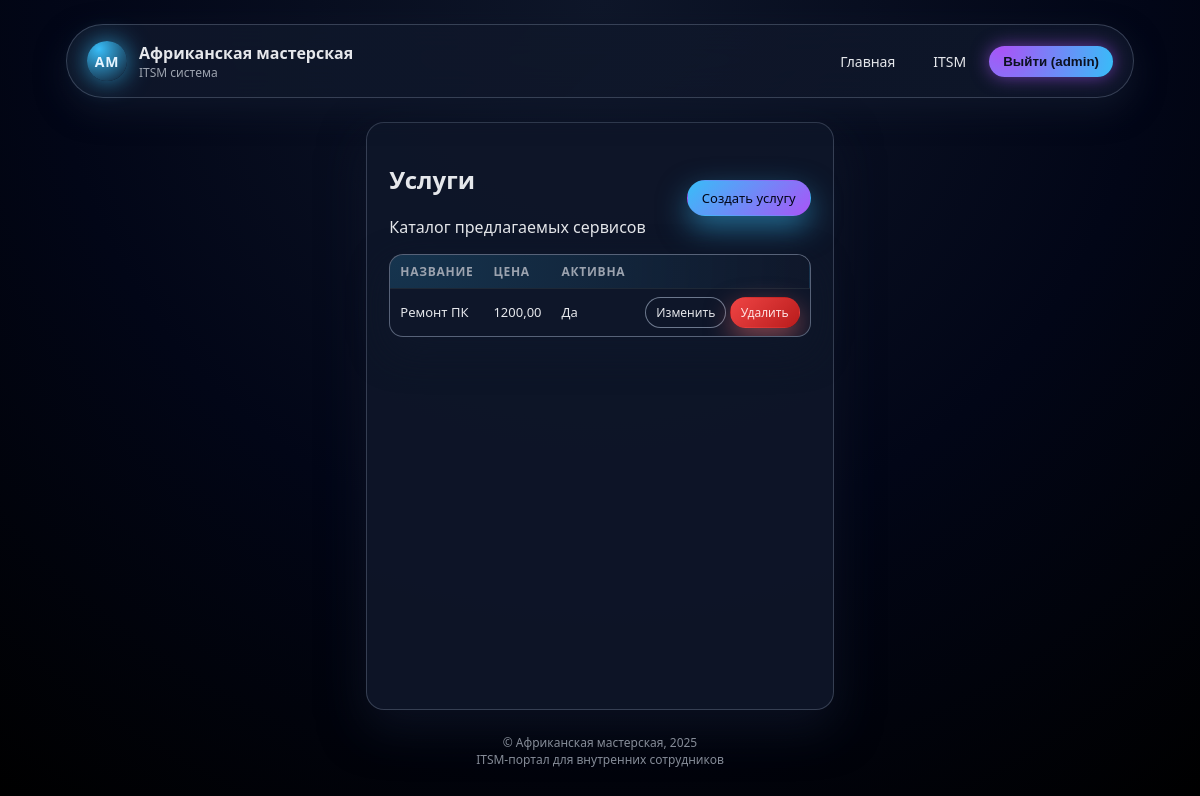
The page /itsm/services/ (signed in) on the database its author committed.
### service_desk/models.py (models this page shows, shortened)
class Service(models.Model):
    name = models.CharField("Название услуги", max_length=255)
    description = models.TextField("Описание", blank=True)
    price = models.DecimalField("Цена", max_digits=10, decimal_places=2)
    is_active = models.BooleanField("Активна", default=True)

### service_desk/views.py (the view)
# urls.py: path('itsm/services/', views.services_list, name='services_list'),
@user_passes_test(is_admin)
def services_list(request):
    services = Service.objects.all()
    return render(request, 'itsm/services_list.html', {'services': services})

### service_desk/views.py (called while the page is built)
def is_admin(user):
    return user.is_superuser or user.is_staff

### templates/itsm/services_list.html
{% extends 'base.html' %}
{% block content %}
<div class="section-header-row">
    <div>
        <h2>Услуги</h2>
        <p>Каталог предлагаемых сервисов</p>
    </div>
    <a href="{% url 'service_desk:service_create' %}" class="btn btn-primary">Создать услугу</a>
</div>
<div class="table-card mt-3">
<table class="data-table">
    <thead>
        <tr>
            <th>Название</th>
            <th>Цена</th>
            <th>Активна</th>
            <th></th>
        </tr>
    </thead>
    <tbody>
    {% for service in services %}
        <tr>
            <td>{{ service.name }}</td>
            <td>{{ service.price }}</td>
            <td>{{ service.is_active|yesno:"Да,Нет" }}</td>
            <td class="cell-actions">
                <a href="{% url 'service_desk:service_edit' service.id %}" class="btn btn-secondary btn-sm">Изменить</a>
                <a href="{% url 'service_desk:service_delete' service.id %}" class="btn btn-danger btn-sm">Удалить</a>
            </td>
        </tr>
    {% empty %}
        <tr>
            <td colspan="4" class="cell-empty">Услуг пока нет</td>
        </tr>
    {% endfor %}
    </tbody>
</table>
</div>
{% endblock %}

### templates/base.html (shortened to what this page needs)
<!DOCTYPE html>
<html lang="ru">
<head>
    <link rel="stylesheet" href="/static/css/style.css">
</head>
<body>
<div class="app-shell">
    <header class="main-header">
        <div class="logo-block">
            <div class="logo-circle">AM</div>
            <div>
                <h1 class="app-title">Африканская мастерская</h1>
                <p class="app-subtitle">ITSM система</p>
            </div>
        </div>
        <nav class="main-nav">
            <a class="nav-link" href="{% url 'service_desk:index' %}">Главная</a>
            {% if user.is_authenticated %}
                <a class="nav-link" href="{% url 'service_desk:itsm_dashboard' %}">
                    ITSM
                </a>
                <form action="{% url 'logout' %}" method="post" style="display:inline;">
                    <button class="nav-link nav-link-accent" type="submit">
                        Выйти ({{ user.username }})
                    </button>
                </form>
            {% else %}
                <a class="nav-link nav-link-accent" href="{% url 'login' %}">
                    Вход
                </a>
            {% endif %}
        </nav>
    </header>
    <main class="main-content section section-narrow">
        {% block content %}{% endblock %}
    </main>
    <footer class="main-footer">
        © Африканская мастерская, 2025<br>
        ITSM-портал для внутренних сотрудников
    </footer>
</div>
</body>
</html>

### static/css/style.css (style rules this page uses)
:root { --bg: #050816; --bg-elevated: rgba(15, 23, 42, 0.9); --border-subtle: rgba(148, 163, 184, 0.3); --primary: #38bdf8; --primary-soft: rgba(56, 189, 248, 0.15); --accent: #a855f7; --text-main: #e5e7eb; --text-muted: #9ca3af; --danger: #ef4444; --success: #22c55e; --radius-lg: 18px; --shadow-soft: 0 18px 45px rgba(15, 23, 42, 0.7); }
*, *::before, *::after { box-sizing: border-box; }
html, body { margin: 0; padding: 0; height: 100%; font-family: system-ui, -apple-system, BlinkMacSystemFont, "Segoe UI", sans-serif; color: var(--text-main); background: radial-gradient(circle at top, #0f172a 0, #020617 55%, #000 100%); }
body { position: relative; overflow-x: hidden; }
.app-shell { min-height: 100vh; max-width: 1100px; margin: 0 auto; padding: 24px 16px 32px; display: flex; flex-direction: column; gap: 24px; }
.main-header { display: flex; align-items: center; justify-content: space-between; padding: 16px 20px; border-radius: 999px; background: linear-gradient(135deg, rgba(15,23,42,0.92), rgba(15,23,42,0.88)); box-shadow: 0 12px 30px rgba(15, 23, 42, 0.85); border: 1px solid rgba(148, 163, 184, 0.3); backdrop-filter: blur(16px); gap: 16px; }
.logo-block { display: flex; align-items: center; gap: 12px; }
.logo-circle { width: 40px; height: 40px; border-radius: 999px; background: radial-gradient(circle at 30% 20%, #38bdf8, #0f172a); display: flex; align-items: center; justify-content: center; font-weight: 700; font-size: 14px; letter-spacing: 0.06em; color: #e5f4ff; box-shadow: 0 0 25px rgba(56, 189, 248, 0.7); }
.app-title { margin: 0; font-size: 16px; font-weight: 600; }
.app-subtitle { margin: 0; font-size: 12px; color: var(--text-muted); }
.main-nav { display: flex; align-items: center; gap: 8px; font-size: 14px; }
.nav-link { padding: 8px 14px; border-radius: 999px; color: var(--text-main); text-decoration: none; border: 1px solid transparent; transition: all 0.18s ease-out; }
.nav-link-accent { background: radial-gradient(circle at 10% 10%, var(--accent), var(--primary)); border: none; color: #0b1120; font-weight: 600; box-shadow: 0 0 18px rgba(168, 85, 247, 0.6); }
.main-content { flex: 1; display: flex; flex-direction: column; }
.main-footer { margin-top: auto; font-size: 12px; color: var(--text-muted); text-align: center; opacity: 0.85; }
.section { padding: 20px 22px; border-radius: var(--radius-lg); background: var(--bg-elevated); border: 1px solid var(--border-subtle); box-shadow: var(--shadow-soft); }
.section-narrow { max-width: 560px; margin-inline: auto; }
.section-header-row { display: flex; align-items: center; justify-content: space-between; gap: 12px; }
.btn { display: inline-flex; align-items: center; justify-content: center; gap: 6px; padding: 8px 14px; border-radius: 999px; border: 1px solid transparent; font-size: 13px; font-weight: 500; cursor: pointer; text-decoration: none; transition: all 0.15s ease-out; }
.btn-primary { background: linear-gradient(135deg, #38bdf8, #a855f7); color: #020617; box-shadow: 0 12px 30px rgba(56, 189, 248, 0.5); }
.btn-secondary { border-color: rgba(148, 163, 184, 0.7); background: rgba(15, 23, 42, 0.95); color: var(--text-main); }
.btn-danger { background: linear-gradient(135deg, #ef4444, #b91c1c); color: #fee2e2; box-shadow: 0 10px 26px rgba(248, 113, 113, 0.5); }
.btn-sm { padding: 6px 10px; font-size: 12px; }
.table-card { border-radius: 14px; background: rgba(15, 23, 42, 0.95); border: 1px solid rgba(148, 163, 184, 0.55); box-shadow: 0 14px 36px rgba(15, 23, 42, 0.95); overflow: hidden; }
.data-table { width: 100%; border-collapse: collapse; font-size: 13px; }
.data-table thead { background: radial-gradient(circle at top left, rgba(56,189,248,0.18), rgba(15,23,42,0.98)); }
.data-table th, .data-table td { padding: 8px 10px; border-bottom: 1px solid rgba(31, 41, 55, 0.9); text-align: left; }
.data-table th { font-weight: 600; font-size: 12px; color: var(--text-muted); text-transform: uppercase; letter-spacing: 0.06em; }
.data-table tr:last-child td { border-bottom: none; }
.cell-actions { text-align: right; }

### rows shown on the page
Service: name "Ремонт ПК", price "1200,00", is_active "Да"

### other values the page prints
{{ user.username }} "admin"
